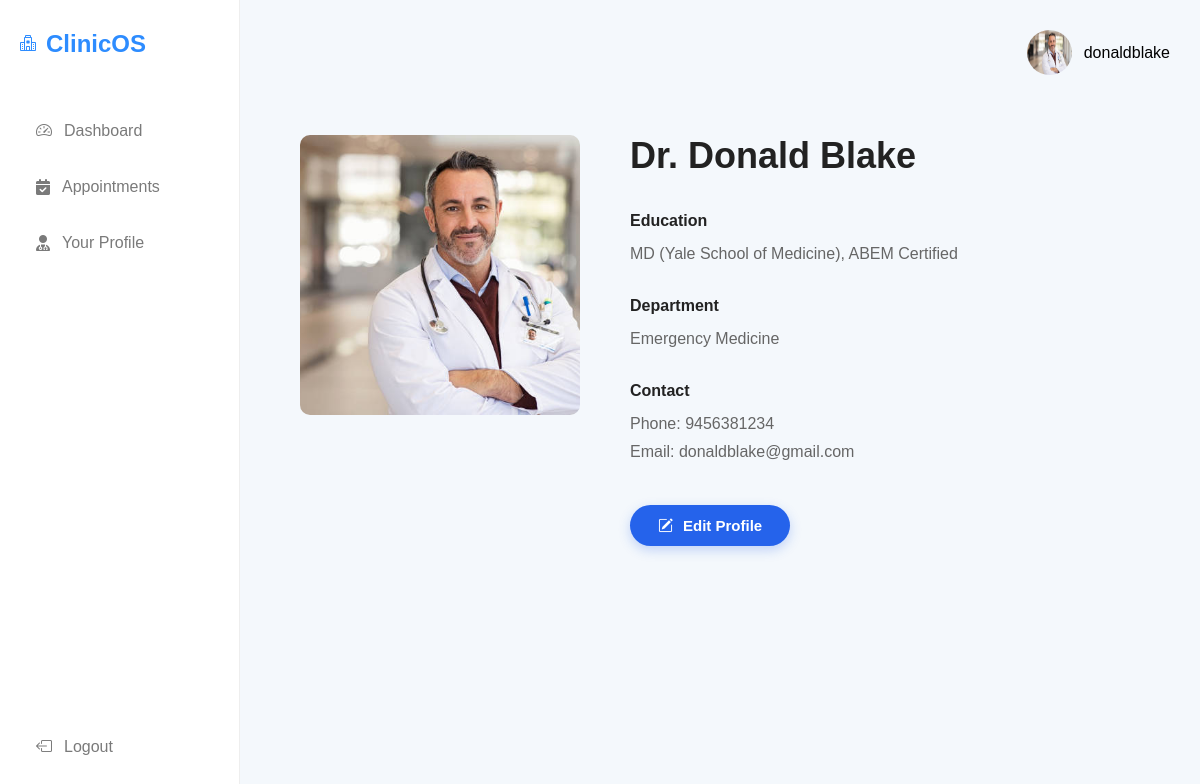
Screenshot of /doctor/profile/ (signed in) with the database file from the repository.
### managementsystem/models.py (models this page shows, shortened)
class CustomUser(AbstractUser):
    ROLE_CHOICES = (
        ('admin', 'Admin'),
        ('doctor', 'Doctor'),
        ('patient', 'Patient'),
    )
    role = models.CharField(max_length=20, choices=ROLE_CHOICES,default='patient')

class Doctor(models.Model):
    user = models.OneToOneField(CustomUser,on_delete=models.CASCADE)
    phone = models.CharField(max_length=15, blank=True, null=True)
    department = models.CharField(max_length=100)
    education = models.TextField(default='MBBS')
    photo = models.ImageField(upload_to='doctors',default='default/default.png')

### managementsystem/views/doctor_views.py (the view)
# urls.py: path('profile/', doctor_profile,name='doctor_profile'),
@login_required
def doctor_profile(request):
    if not hasattr(request.user, 'doctor'):
        return redirect('login')
    return render(request, 'doctor/profile.html', {'doctor': request.user.doctor})

### managementsystem/templates/doctor/profile.html
{% extends 'doctor/base.html' %}
{% load static %}
{% block style %}
<link rel="stylesheet" href="{% static 'css/doctor_profile.css' %}">
{% endblock %}
{%block profile%}
        <div class="profile">
            <img src="{{request.user.doctor.photo.url}}" alt=""style="width:45px;height:45px;border-radius:50%;">
            <span>{{request.user.username}}</span>
        </div>
{%endblock%}
{% block content %}
    {% include 'includes/_doctor_details.html' %}
{% endblock %}

### managementsystem/templates/includes/_doctor_details.html
<div class="profile-container">
    <div class="profile-card">
        <div class="profile-content">
            <div class="profile-image">
                <img src="{{ doctor.photo.url }}" alt="Doctor">
            </div>
            <div class="profile-details">
                <h2 class="profile-title">Dr. {{ doctor.user.get_full_name }}</h2>
                <div class="detail-section">
                    <h5>Education</h5>
                    <p>{{ doctor.education }}</p>
                </div>
                <div class="detail-section">
                    <h5>Department</h5>
                    <p>{{ doctor.department }}</p>
                </div>
                <div class="detail-section">
                    <h5>Contact</h5>
                    <p>Phone: {{ doctor.phone }}</p>
                    <p>Email: {{ doctor.user.email }}</p>
                </div>
                {% if request.user.role == 'admin' %}
                <a href="{% url 'edit_doctor' doctor.id %}" class="edit-btn">
                    <i class="bi bi-pencil-square"></i>
                    Edit Profile
                </a>
                {% elif request.user.role == 'doctor' %}
                <a href="{% url 'doctor_edit_profile' doctor.id %}" class="edit-btn">
                    <i class="bi bi-pencil-square"></i>
                    Edit Profile
                </a>
                {% endif %}
            </div>
        </div>
    </div>
</div>

### managementsystem/static/css/home.css (style rules this page uses)
* { margin:0; padding:0; box-sizing:border-box; font-family:Arial, Helvetica, sans-serif; }
body { background:#f5f8fd; }
.profile { display:flex; align-items:center; gap:12px; }
.profile img { width:45px; height:45px; border-radius:50%; }

### managementsystem/static/css/doctor_profile.css (style rules this page uses)
body { background:#f4f8fc; }
.profile-container { padding:30px; }
.profile-content { display:flex; align-items:flex-start; gap:50px; }
.profile-image { width:280px; height:280px; overflow:hidden; border-radius:10px; flex-shrink:0; }
.profile-image img { width:100%; height:100%; object-fit:cover; }
.profile-details { flex:1; }
.profile-title { font-size:36px; font-weight:600; margin-bottom:35px; color:#222; }
.detail-section { margin-bottom:30px; }
.detail-section h5 { font-size:16px; font-weight:600; margin-bottom:10px; color:#222; }
.detail-section p { color:#666; line-height:1.7; margin:0; }
.edit-btn { display: inline-flex; align-items: center; gap: 10px; padding: 12px 28px; background: #2563eb; color: #fff; border: none; border-radius: 30px; text-decoration: none; font-weight: 600; font-size: 15px; transition: all 0.3s ease; box-shadow: 0 4px 12px rgba(37, 99, 235, 0.25); margin-top: 10px; }

### managementsystem/templates/doctor/base.html (style rules this page uses)
.profile { display:flex; align-items:center; gap:12px; flex-shrink: 0; }

### rows the page displays
CustomUser: user.doctor.photo (picture), user.username "donaldblake"
Doctor: photo (picture), user.get_full_name "Donald Blake", education "MD (Yale School of Medicine), ABEM Certified", department "Emergency Medicine", phone "9456381234", user.email "donaldblake@gmail.com"
